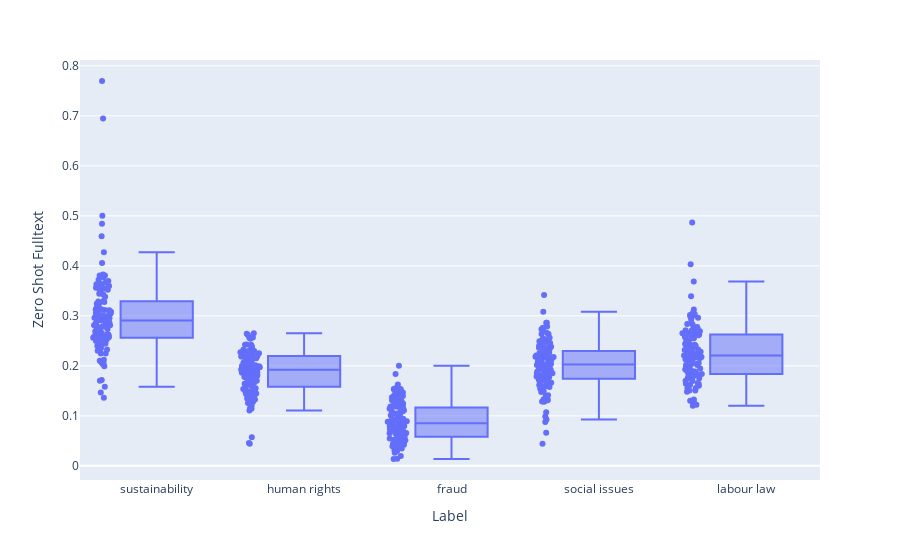

Notebook cell for this chart:
### Code cell
fig = px.box(result, x="Label", y="Zero Shot Fulltext", points="all")
fig.show()

### Figure 1 — Plotly figure (JSON) as saved in the notebook; plotly's stock layout.template omitted (floating-point values rounded to 4 significant figures; data arrays with more than 128 entries replaced by an {"elided": "..."} marker saying what was removed)
{"data": [{"alignmentgroup": "True", "boxpoints": "all", "hovertemplate": "Label=%{x}<br>Zero Shot Fulltext=%{y}<extra></extra>", "legendgroup": "", "marker": {"color": "#636efa"}, "name": "", "notched": false, "offsetgroup": "", "orientation": "v", "showlegend": false, "type": "box", "x": {"elided": "585 str values"}, "x0": " ", "xaxis": "x", "y": {"elided": "585 float values"}, "y0": " ", "yaxis": "y"}], "layout": {"boxmode": "group", "legend": {"tracegroupgap": 0}, "margin": {"t": 60}, "xaxis": {"anchor": "y", "domain": [0, 1], "title": {"text": "Label"}}, "yaxis": {"anchor": "x", "domain": [0, 1], "title": {"text": "Zero Shot Fulltext"}}}}
